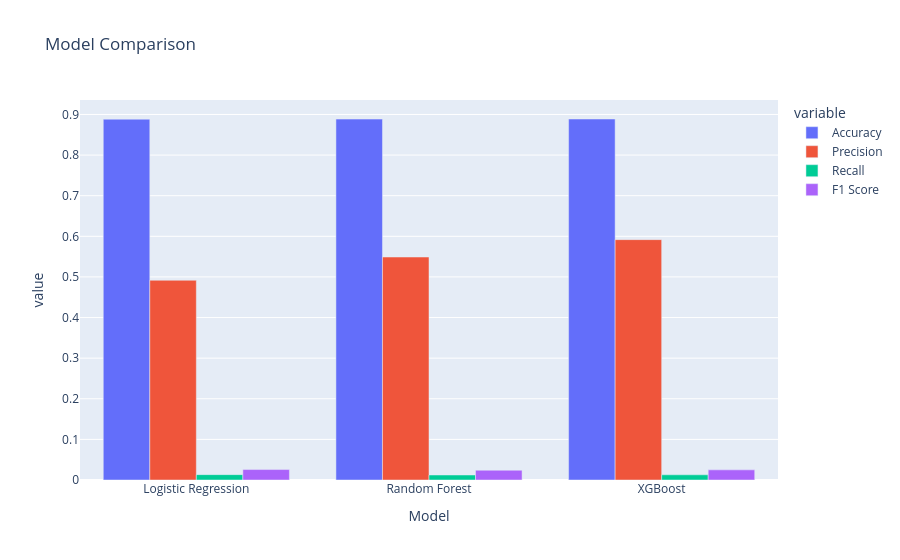

This figure's notebook cell:
### Code cell
from sklearn.metrics import (
    accuracy_score,
    precision_score,
    recall_score,
    f1_score,
    roc_auc_score
)

def evaluate_model(y_true, y_pred, y_prob):
    return {
        "Accuracy": accuracy_score(y_true, y_pred),
        "Precision": precision_score(y_true, y_pred),
        "Recall": recall_score(y_true, y_pred),
        "F1 Score": f1_score(y_true, y_pred),
        "ROC-AUC": roc_auc_score(y_true, y_prob)
    }


results = pd.DataFrame({
    "Logistic Regression": evaluate_model(y_test, lr_pred, lr_prob),
    "Random Forest": evaluate_model(y_test, rf_pred, rf_prob),
    "XGBoost": evaluate_model(y_test, xgb_pred, xgb_prob)
}).T

print(results)


import plotly.express as px

results_reset = results.reset_index()
results_reset.rename(columns={"index": "Model"}, inplace=True)

fig = px.bar(
    results_reset,
    x="Model",
    y=["Accuracy", "Precision", "Recall", "F1 Score"],
    barmode="group",
    title="Model Comparison"
)

fig.show()

### Figure 1 — Plotly figure (JSON) as saved in the notebook; plotly's stock layout.template omitted (floating-point values rounded to 4 significant figures)
{"data": [{"alignmentgroup": "True", "hovertemplate": "variable=Accuracy<br>Model=%{x}<br>value=%{y}<extra></extra>", "legendgroup": "Accuracy", "marker": {"color": "#636efa", "pattern": {"shape": ""}}, "name": "Accuracy", "offsetgroup": "Accuracy", "orientation": "v", "showlegend": true, "textposition": "auto", "type": "bar", "x": ["Logistic Regression", "Random Forest", "XGBoost"], "xaxis": "x", "y": [0.8884, 0.8887, 0.8889], "yaxis": "y"}, {"alignmentgroup": "True", "hovertemplate": "variable=Precision<br>Model=%{x}<br>value=%{y}<extra></extra>", "legendgroup": "Precision", "marker": {"color": "#EF553B", "pattern": {"shape": ""}}, "name": "Precision", "offsetgroup": "Precision", "orientation": "v", "showlegend": true, "textposition": "auto", "type": "bar", "x": ["Logistic Regression", "Random Forest", "XGBoost"], "xaxis": "x", "y": [0.4918, 0.549, 0.5918], "yaxis": "y"}, {"alignmentgroup": "True", "hovertemplate": "variable=Recall<br>Model=%{x}<br>value=%{y}<extra></extra>", "legendgroup": "Recall", "marker": {"color": "#00cc96", "pattern": {"shape": ""}}, "name": "Recall", "offsetgroup": "Recall", "orientation": "v", "showlegend": true, "textposition": "auto", "type": "bar", "x": ["Logistic Regression", "Random Forest", "XGBoost"], "xaxis": "x", "y": [0.01321, 0.01233, 0.01277], "yaxis": "y"}, {"alignmentgroup": "True", "hovertemplate": "variable=F1 Score<br>Model=%{x}<br>value=%{y}<extra></extra>", "legendgroup": "F1 Score", "marker": {"color": "#ab63fa", "pattern": {"shape": ""}}, "name": "F1 Score", "offsetgroup": "F1 Score", "orientation": "v", "showlegend": true, "textposition": "auto", "type": "bar", "x": ["Logistic Regression", "Random Forest", "XGBoost"], "xaxis": "x", "y": [0.02573, 0.02412, 0.025], "yaxis": "y"}], "layout": {"barmode": "group", "legend": {"title": {"text": "variable"}, "tracegroupgap": 0}, "title": {"text": "Model Comparison"}, "xaxis": {"anchor": "y", "domain": [0, 1], "title": {"text": "Model"}}, "yaxis": {"anchor": "x", "domain": [0, 1], "title": {"text": "value"}}}}
